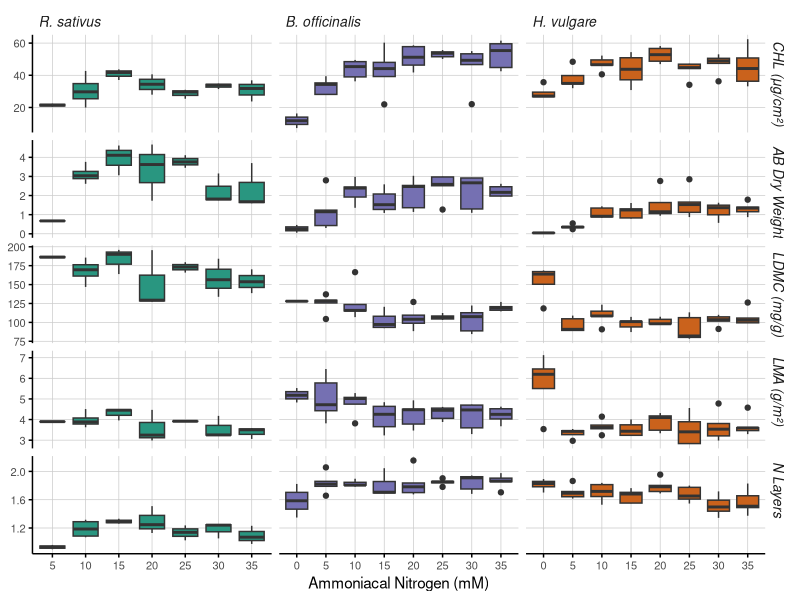

Generate this figure with R:
##' Create small multiples of different structural
##' and biochemical traits responding to nitrogen.
##' 
##' @author: Nathan D. Malamud
##' @date: 2021-11-11
##' 

library(tidyverse)
library(ggplot2)
library(ggpubr)

# Load data for traits
# REMINDER: Set Working Directory -> Source File Location
data <- read_csv("./data/traits.csv")

# TODO: move prospect_rtm_output to data
# Load prospect measurements from spec curves
prospect <- read_csv("./data/molecular_content.csv") %>%
  select(-c(sampleID, species, treatment_mmol))
data <- merge(data, prospect, by = "barcodeID")

# Define Factor Levels (Treatment and Species)
data$treatment_mmol <- data$treatment_mmol
data$species <- factor(data$species, levels=c("R. sativus", "B. officinalis", "H. vulgare"))
data$LDMC <- as.numeric(data$LDMC)

# Define a custom theme for all plots
custom_theme <- theme_minimal(base_family = "sans") + 
  theme(
    axis.text = element_text(size = 8),
    panel.grid.minor = element_blank(),
    panel.grid.major = element_line(size = 0.25, color = "grey80"),
    axis.line = element_line(size = 0.5, color = "black"),
    axis.ticks = element_line(size = 0.5, color = "black"),
    strip.text = element_text(hjust = 0, size = 10, face = "italic"),
    legend.position = "none"
  )

# Assign factor levels
data$species <- factor(data$species, levels = c("R. sativus", "B. officinalis", "H. vulgare"))

# Ensure numeric values (TODO: quality check all of this)
data$treatment_mmol <- as.numeric(data$treatment_mmol) 
data$Qamb <- as.double(data$Qamb)

# Define colors for each species
josef_colors <- c("R. sativus" = "#299680", "B. officinalis" = "#7570b2", "H. vulgare" = "#ca621c")

# Define average growth rate for each species, assume 6 week interval
data$shoot_growth <- data$dry_whole_g / (6 * 7) # gram per day
data$CHL_cm2 <- data$CHL
data$CHL_g <- data$CHL_cm2 / (data$LMA) # TODO: check your units here
data$ETR <- (data$ETR / data$Qamb) * 50.0 # Based on PhiPSII measurements

# Filter out traits of interest
data <- data %>% select(barcodeID, species, treatment_mmol,
  LDMC, # Leaf dry matter content
  LMA, # Leaf mass per area
  CHL, # Chlorophyll pigment content
  N, # Effective number of mesophyll layers
  #ETR, # Expected rate of electron transport
  dry_whole_g # Dry weight of whole plant
)

# TODO: decide whether log axis transformation is appropriate
# And adjust labels as such
# Log-transformed data
data_log10 <- data %>%
  mutate(
    LMA = log10(LMA),
    LDMC = log10(LDMC),
    N = log10(N),
    #ETR = log10(ETR),
    CHL = log10(CHL),
    dry_whole_g = log10(dry_whole_g)
  )

# Create long form of data
data_long <- data %>% pivot_longer(
  cols = -c(barcodeID, species, treatment_mmol), names_to = "trait",
  values_to = "value")

# Updated Y-axis labels with units
label_units <- c(
  CHL = "CHL (μg/cm²)",
  dry_whole_g = "AB Dry Weight (g)",
  LDMC = "LDMC (mg/g)",
  LMA = "LMA (g/m²)",
  N = "N Layers"
)

# Create small multiples of boxplots with updated labels
ggplot(data_long, aes(x = as.factor(treatment_mmol), y = value, fill = species)) +
  geom_boxplot() + 
  facet_grid(trait ~ species, scales = "free", labeller = labeller(trait = label_units)) +
  scale_fill_manual(values = josef_colors) +
  custom_theme +
  labs(x = "Ammoniacal Nitrogen (mM)", y = NULL)

